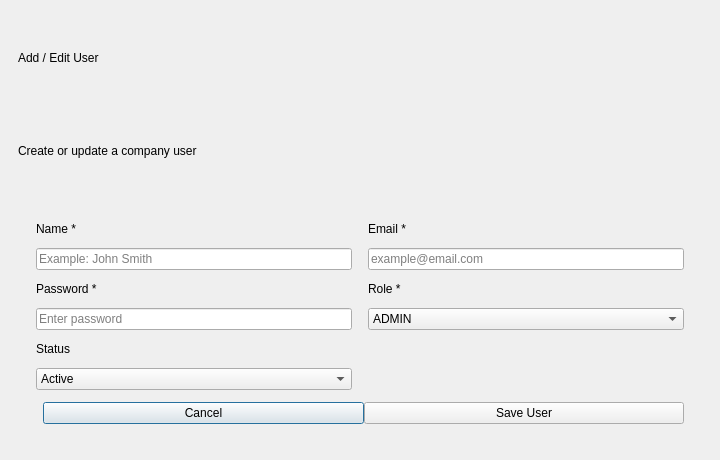
<?xml version="1.0" encoding="utf-8"?>
<ui version="4.0">
	<class>AddEditUserDialogClass</class>

	<widget class="QDialog" name="AddEditUserDialogClass">
		<property name="geometry">
			<rect>
				<x>0</x>
				<y>0</y>
				<width>720</width>
				<height>460</height>
			</rect>
		</property>

		<property name="windowTitle">
			<string>Add / Edit User</string>
		</property>

		<property name="styleSheet">
			<string notr="true"/>
		</property>

		<layout class="QVBoxLayout" name="rootLayout">
			<property name="leftMargin">
				<number>18</number>
			</property>
			<property name="topMargin">
				<number>18</number>
			</property>
			<property name="rightMargin">
				<number>18</number>
			</property>
			<property name="bottomMargin">
				<number>18</number>
			</property>
			<property name="spacing">
				<number>14</number>
			</property>

			<item>
				<layout class="QVBoxLayout" name="titleLayout">
					<item>
						<widget class="QLabel" name="dialogTitle">
							<property name="text">
								<string>Add / Edit User</string>
							</property>
						</widget>
					</item>

					<item>
						<widget class="QLabel" name="subtitleLabel">
							<property name="text">
								<string>Create or update a company user</string>
							</property>
						</widget>
					</item>
				</layout>
			</item>

			<item>
				<widget class="QWidget" name="formCard" native="true">
					<layout class="QGridLayout" name="formGrid">
						<property name="leftMargin">
							<number>18</number>
						</property>
						<property name="topMargin">
							<number>18</number>
						</property>
						<property name="rightMargin">
							<number>18</number>
						</property>
						<property name="bottomMargin">
							<number>18</number>
						</property>
						<property name="horizontalSpacing">
							<number>16</number>
						</property>
						<property name="verticalSpacing">
							<number>12</number>
						</property>

						<item row="0" column="0">
							<widget class="QLabel" name="nameLabel">
								<property name="text">
									<string>Name *</string>
								</property>
							</widget>
						</item>

						<item row="1" column="0">
							<widget class="QLineEdit" name="nameInput">
								<property name="placeholderText">
									<string>Example: John Smith</string>
								</property>
							</widget>
						</item>

						<item row="0" column="1">
							<widget class="QLabel" name="emailLabel">
								<property name="text">
									<string>Email *</string>
								</property>
							</widget>
						</item>

						<item row="1" column="1">
							<widget class="QLineEdit" name="emailInput">
								<property name="placeholderText">
									<string>example@email.com</string>
								</property>
							</widget>
						</item>

						<item row="2" column="0">
							<widget class="QLabel" name="passwordLabel">
								<property name="text">
									<string>Password *</string>
								</property>
							</widget>
						</item>

						<item row="3" column="0">
							<widget class="QLineEdit" name="passwordInput">
								<property name="echoMode">
									<enum>QLineEdit::Password</enum>
								</property>
								<property name="placeholderText">
									<string>Enter password</string>
								</property>
							</widget>
						</item>

						<item row="2" column="1">
							<widget class="QLabel" name="roleLabel">
								<property name="text">
									<string>Role *</string>
								</property>
							</widget>
						</item>

						<item row="3" column="1">
							<widget class="QComboBox" name="roleComboBox">
								<item>
									<property name="text">
										<string>ADMIN</string>
									</property>
								</item>
								<item>
									<property name="text">
										<string>WAREHOUSE</string>
									</property>
								</item>
								<item>
									<property name="text">
										<string>TECHNICIAN</string>
									</property>
								</item>
							</widget>
						</item>

						<item row="4" column="0">
							<widget class="QLabel" name="statusLabel">
								<property name="text">
									<string>Status</string>
								</property>
							</widget>
						</item>

						<item row="5" column="0">
							<widget class="QComboBox" name="statusComboBox">
								<item>
									<property name="text">
										<string>Active</string>
									</property>
								</item>
								<item>
									<property name="text">
										<string>Inactive</string>
									</property>
								</item>
							</widget>
						</item>

						<item row="6" column="0" colspan="2">
							<layout class="QHBoxLayout" name="buttonLayout">
								<item>
									<spacer name="buttonSpacer">
										<property name="orientation">
											<enum>Qt::Horizontal</enum>
										</property>
									</spacer>
								</item>

								<item>
									<widget class="QPushButton" name="cancelButton">
										<property name="text">
											<string>Cancel</string>
										</property>
									</widget>
								</item>

								<item>
									<widget class="QPushButton" name="saveButton">
										<property name="text">
											<string>Save User</string>
										</property>
									</widget>
								</item>
							</layout>
						</item>
					</layout>
				</widget>
			</item>
		</layout>
	</widget>

	<resources/>
	<connections/>
</ui>
